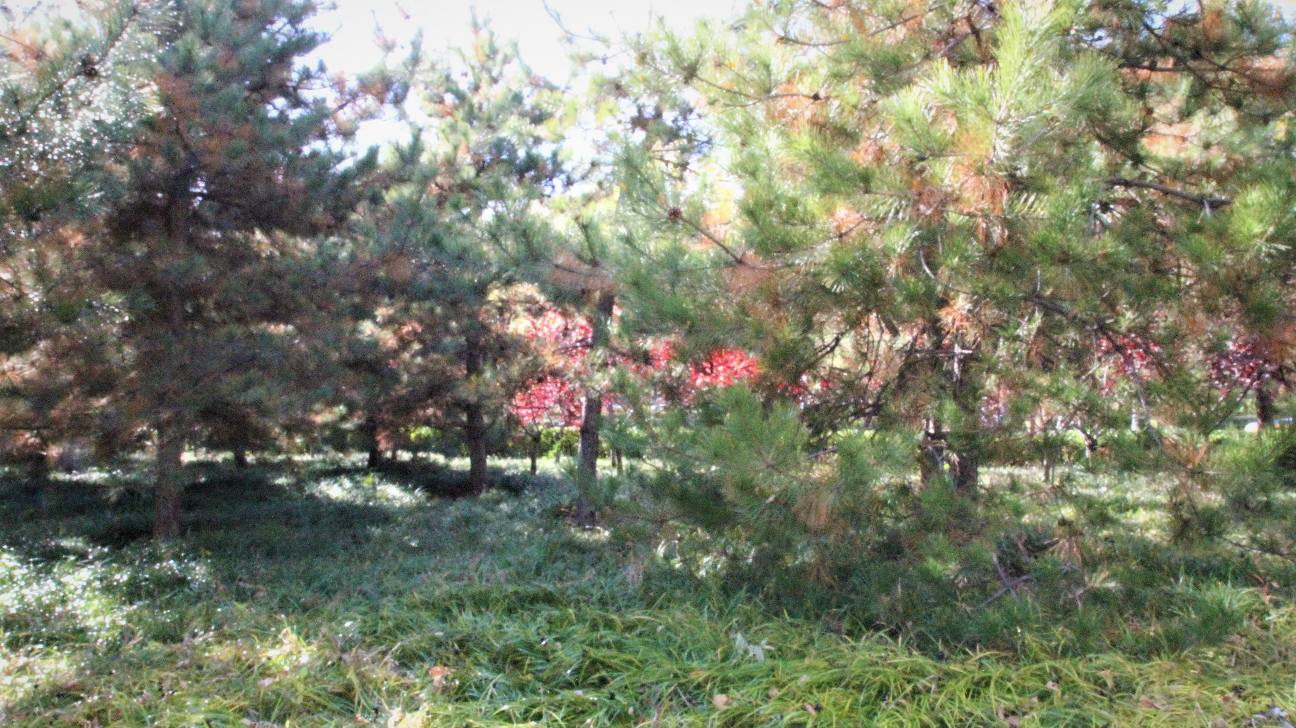
#> input picture Images/1.png, 1296 x 728 px
$ python main.py --org_img_path Images/1.png --pred_img_path Images/2.png   (older library calls are emulated)
#> lines starting #> are read from the running program, lines starting #| are printed output that depends on the picture; after the words box and inside, x2 and y2 are one past the last pixel; in counts of white or black regions, pixels touching at a corner belong together; long printed decimals are rounded
#> in read_image, returned value is the input picture: shape (728, 1296, 3); mean B, G, R 107.4, 127.5, 123.7
#> call 2 of read_image, with path = 'Images/2.png'
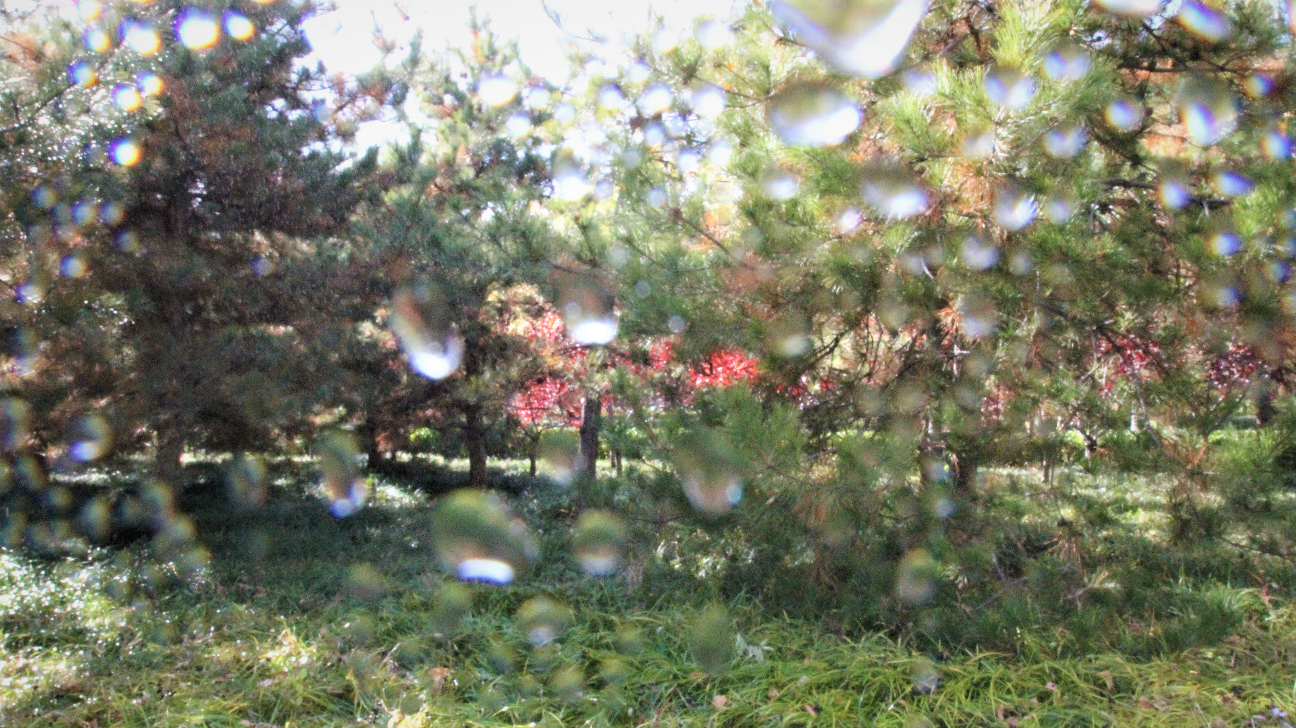
#> input picture Images/2.png, 1296 x 728 px
#> in read_image, returned value is the input picture: shape (728, 1296, 3); mean B, G, R 103.6, 124, 121.9
import cv2
import os
import math
import json
import logging
import argparse
import scipy.signal
import scipy.ndimage
import numpy as np
from PIL import Image
from typing import List
import phasepack.phasecong as pc
from skimage.metrics import structural_similarity

try:
    import rasterio
except ImportError:
    rasterio = None

logger = logging.getLogger(__name__)

def _assert_image_shapes_equal(org_img: np.ndarray, pred_img: np.ndarray, metric: str):
    # shape of the image should be like this (rows, cols, bands)
    # Please note that: The interpretation of a 3-dimension array read from rasterio is: (bands, rows, columns) while
    # image processing software like scikit-image, pillow and matplotlib are generally ordered: (rows, columns, bands)
    # in order efficiently swap the axis order one can use reshape_as_raster, reshape_as_image from rasterio.plot
    msg = (
        f"Cannot calculate {metric}. Input shapes not identical. y_true shape ="
        f"{str(org_img.shape)}, y_pred shape = {str(pred_img.shape)}"
    )

    assert org_img.shape == pred_img.shape, msg


# [16 lines left out: function rmse, not called in this run]


def psnr(org_img: np.ndarray, pred_img: np.ndarray, max_p: int = 4095) -> float:
    """
    Peek Signal to Noise Ratio, implemented as mean squared error converted to dB.

    It can be calculated as
    PSNR = 20 * log10(MAXp) - 10 * log10(MSE)

    When using 12-bit imagery MaxP is 4095, for 8-bit imagery 255. For floating point imagery using values between
    0 and 1 (e.g. unscaled reflectance) the first logarithmic term can be dropped as it becomes 0
    """
    _assert_image_shapes_equal(org_img, pred_img, "PSNR")

    mse_bands = []
    for i in range(org_img.shape[2]):
        mse_bands.append(np.mean(np.square(org_img[:, :, i] - pred_img[:, :, i])))

    result = 20 * np.log10(max_p) - 10.0 * np.log10(np.mean(mse_bands))

    if math.isinf(result):
        return 0.0
    else:
        return result


# [308 lines left out: functions _similarity_measure, _gradient_magnitude, fsim, _ehs, _edge_c, issm and 6 more, not called in this run]

def diff_export(org_img_path: str, pred_img_path: str):
#> called with org_img_path = 'Images/1.png', pred_img_path = 'Images/2.png'
    org_img = cv2.imread(org_img_path)
    pred_img = cv2.imread(pred_img_path)

    # Convert images to grayscale
    before_gray = cv2.cvtColor(org_img, cv2.COLOR_BGR2GRAY)
    after_gray = cv2.cvtColor(pred_img, cv2.COLOR_BGR2GRAY)

    # Compute SSIM between two images
    (score, diff) = structural_similarity(before_gray, after_gray, full=True)
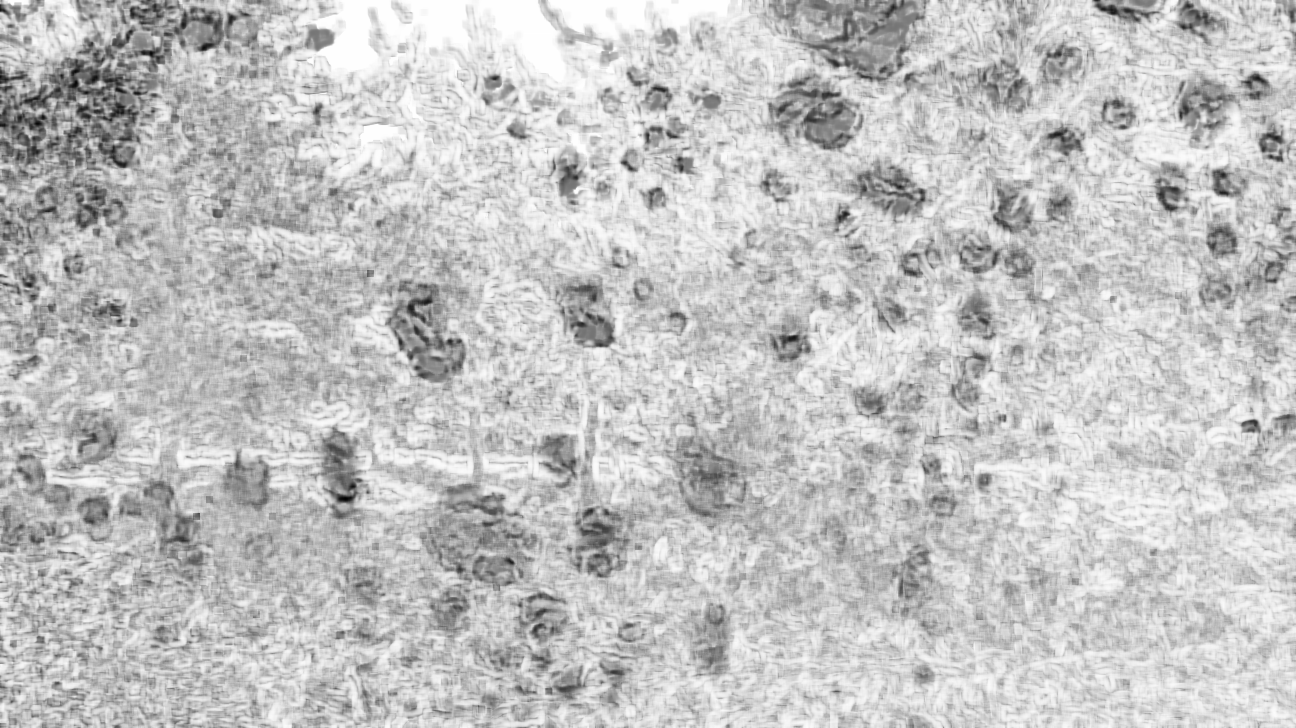
#> diff: shape (728, 1296) float64; min -0.799, max 1, mean 0.577; drawn with min black and max white
#> score = 0.577

    diff = (diff * 255).astype("uint8")

    # Threshold the difference image, followed by finding contours to
    # obtain the regions of the two input images that differ
    thresh = cv2.threshold(diff, 0, 255, cv2.THRESH_BINARY_INV | cv2.THRESH_OTSU)[1]
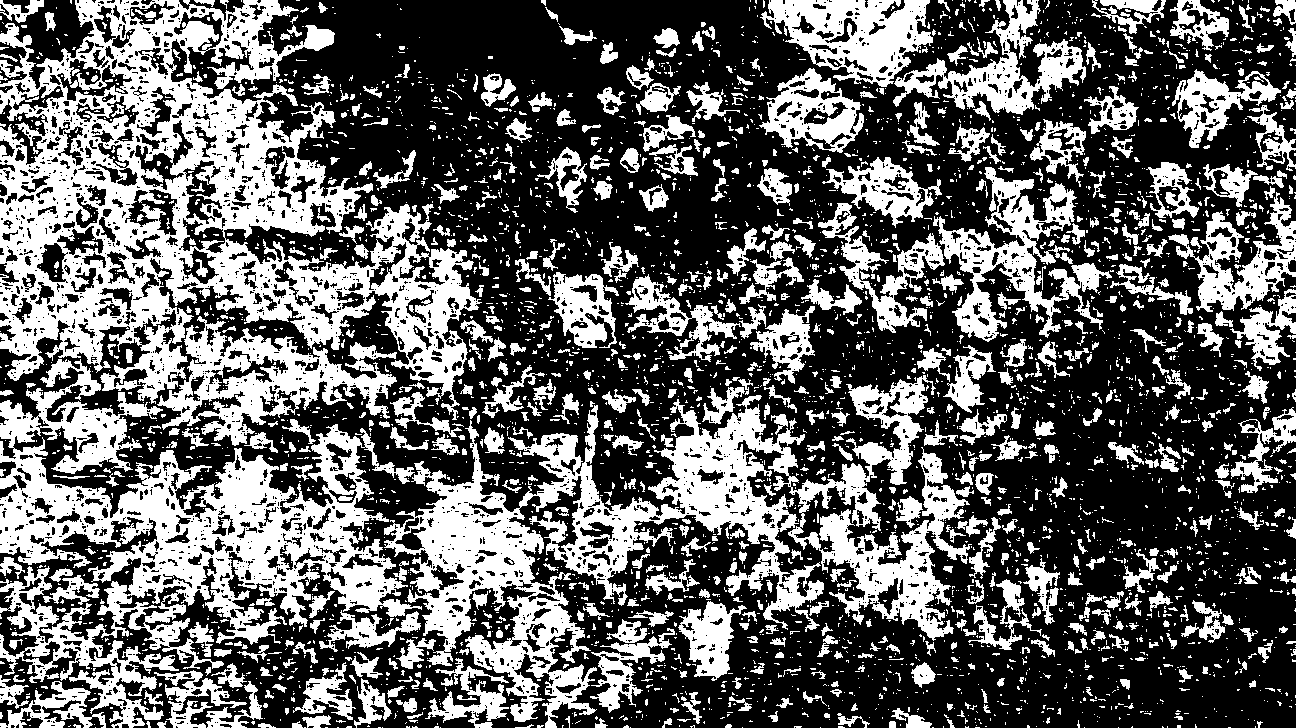
#> thresh: shape (728, 1296); 38.3% white; 4066 white regions (3289 under 20 px)
    contours = cv2.findContours(thresh.copy(), cv2.RETR_EXTERNAL, cv2.CHAIN_APPROX_SIMPLE)
#> contours = 3868 contours, 3349 with area under 20; largest, box (x1, y1, x2, y2) and area: (0, 0, 482, 420) 103699, (384, 375, 972, 728) 58468, (0, 359, 422, 728) 55566, (157, 316, 397, 446) 13073, (933, 167, 1112, 342) 9780
    contours = contours[0] if len(contours) == 2 else contours[1]

    mask = np.zeros(org_img.shape, dtype='uint8')
    filled_after = pred_img.copy()
    #
    for c in contours:
        area = cv2.contourArea(c)
        if area > 40:
            x, y, w, h = cv2.boundingRect(c)
            cv2.rectangle(org_img, (x, y), (x + w, y + h), (36, 255, 12), 2)
            cv2.rectangle(pred_img, (x, y), (x + w, y + h), (36, 255, 12), 2)
            cv2.drawContours(mask, [c], 0, (0, 255, 0), -1)
            cv2.drawContours(filled_after, [c], 0, (0, 255, 0), -1)
#> this loop made 3868 passes
#> (area, x, y, w, h) on passes 82, 105, 115, 157, 223, 226, 238, 271, 275, 288, 313, 327: (45, 595, 718, 13, 10), (199, 302, 715, 29, 13), (110.5, 837, 713, 33, 15), (277.5, 891, 708, 41, 20), (49.5, 776, 698, 17, 10), (150.5, 396, 698, 21, 15), (77.5, 729, 696, 23, 15), (149.5, 681, 692, 21, 32), (56, 803, 691, 24, 15), (75.5, 144, 690, 19, 16), (78.5, 387, 686, 18, 12), (44.5, 272, 684, 15, 9)
#> area on passes 49, 58, 60: 37, 35, 34
#> org_img: shape (728, 1296, 3); 10.63% of pixels changed, all inside (x1, y1, x2, y2) = (0, 0, 1296, 728)
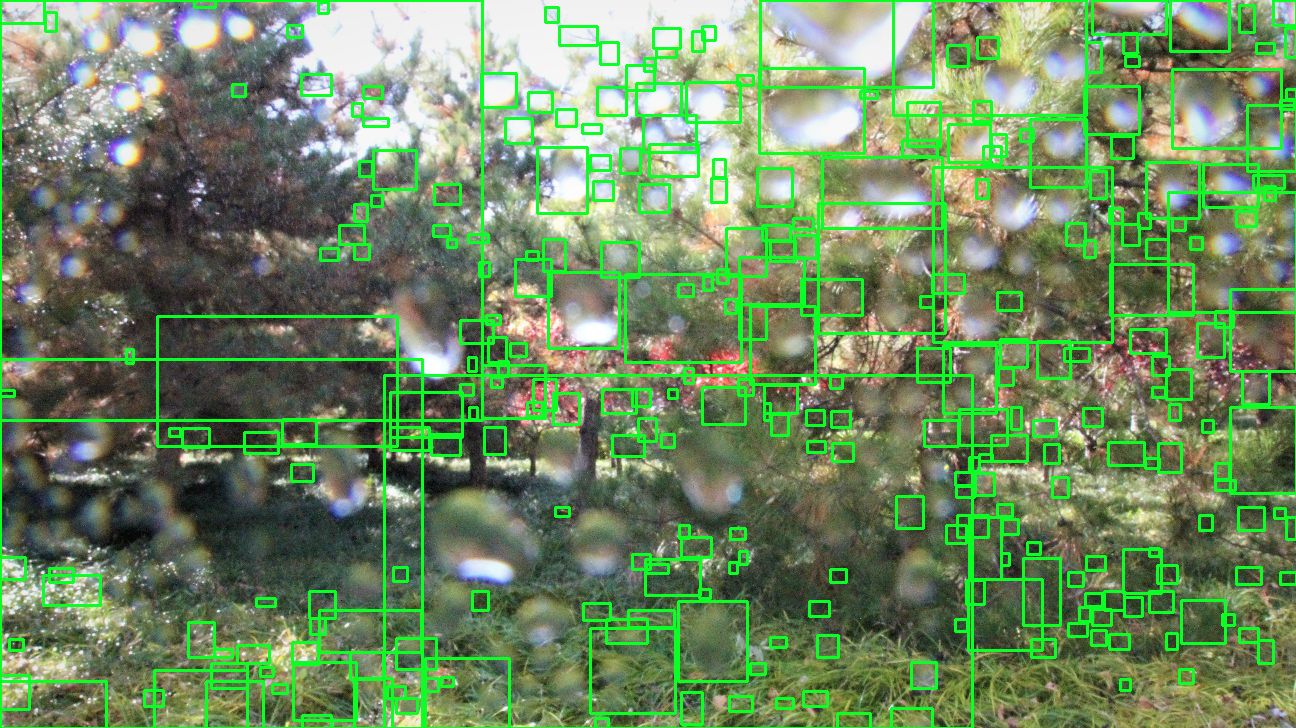
#> pred_img: shape (728, 1296, 3); 10.63% of pixels changed, all inside (x1, y1, x2, y2) = (0, 0, 1296, 728)

    save_path = "Result"
    # ordinal number
    ordinal_num = "1"

    before_Image = Image.fromarray(org_img)
    before_Image.save(os.path.join(save_path, ordinal_num +"_before.png"))

    after_Image = Image.fromarray(pred_img)
    after_Image.save(os.path.join(save_path, ordinal_num + "_after.png"))

    diff_Image = Image.fromarray(diff)
    diff_Image.save(os.path.join(save_path, ordinal_num + "_diff.png"))

    mask_Image = Image.fromarray(mask)
    mask_Image.save(os.path.join(save_path,ordinal_num + "_mask.png"))

    filled_afterImage = Image.fromarray(filled_after)
    filled_afterImage.save(os.path.join(save_path,ordinal_num + "_filled_after.png"))

    # [6 lines of commented-out code are left out]

metric_functions = {
    "fsim": fsim,
    "issm": issm,
    "vifp": vifp,
    "psnr": psnr,
    "rmse": rmse,
    "sam": sam,
    "sre": sre,
    "ssim": ssim,
    "uiq": uiq,
}

def read_image(path: str):
    logger.info(f"Reading image {os.path.basename(path)}")
    if rasterio and (path.endswith(".tif") or path.endswith(".tiff")):
        return np.rollaxis(rasterio.open(path).read(), 0, 3)
    return cv2.imread(path)

def evaluation(org_img_path: str, pred_img_path: str, metrics: List[str]):
    output_dict = {}
    org_img = read_image(org_img_path)
    pred_img = read_image(pred_img_path)
    diff_export(org_img_path, pred_img_path)

    for metric in metrics:
        metric_func = metric_functions[metric]
        out_value = float(metric_func(org_img, pred_img))
        logger.info(f"{metric.upper()} value is: {out_value}")
        output_dict[metric] = out_value
#> this loop made 1 pass
#> out_value on pass 1: 52.97
#> after the loop, output_dict = {'psnr': 52.97}
    return output_dict

def main():
    logging.basicConfig(
        format="%(asctime)s - %(name)s - %(levelname)s - %(message)s",
        level=logging.INFO,
    )

    all_metrics = sorted(metric_functions.keys())
    parser = argparse.ArgumentParser(
        description="Evaluates an Image Super Resolution Model"
    )

    parser.add_argument(
        "--org_img_path",
        help="Path to original input image",
        required=True,
        metavar="FILE",
    )

    parser.add_argument(
        "--pred_img_path",
        help="Path to predicted image",
        required=True,
        metavar="FILE"
    )

    parser.add_argument(
        "--metric",
        dest="metrics",
        action="append",
        choices=all_metrics + ["all"],
        metavar="METRIC",
        help="select an evaluation metric (%(choices)s) (can be repeated)",
    )

    args = parser.parse_args()
    if not args.metrics:
        args.metrics = ["psnr"]
    if "all" in args.metrics:
        args.metrics = all_metrics

    metric_values = evaluation(
        org_img_path=args.org_img_path,
        pred_img_path=args.pred_img_path,
        metrics=args.metrics,
    )
#> metric_values = {'psnr': 52.97}

    result_dict = {
        "image1": args.org_img_path,
        "image2": args.pred_img_path,
        "metrics": metric_values,
    }

    print(json.dumps(result_dict, sort_keys=True))
#| {"image1": "Images/1.png", "image2": "Images/2.png", "metrics": {"psnr": 52.968}}

if __name__ == "__main__":
    main()
